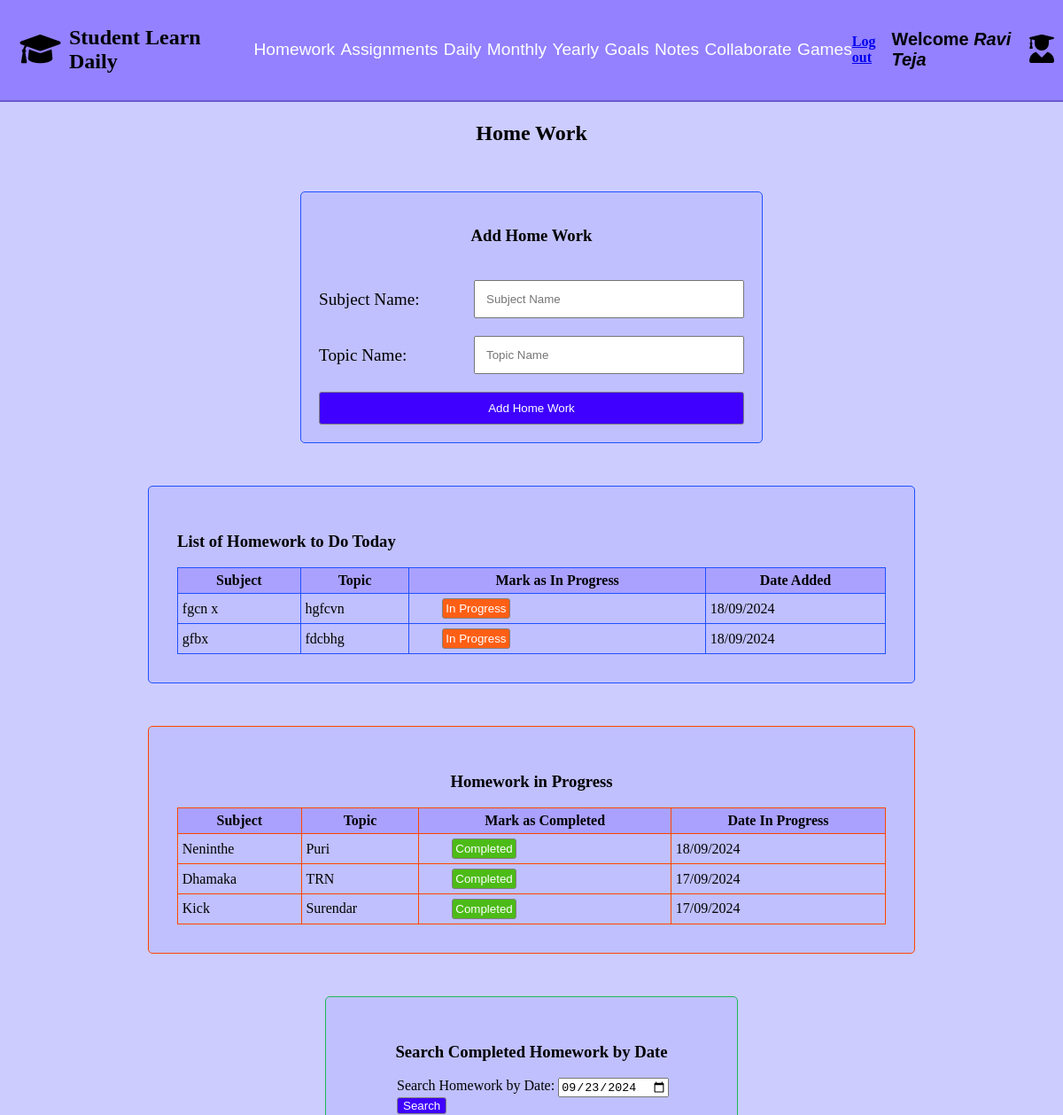
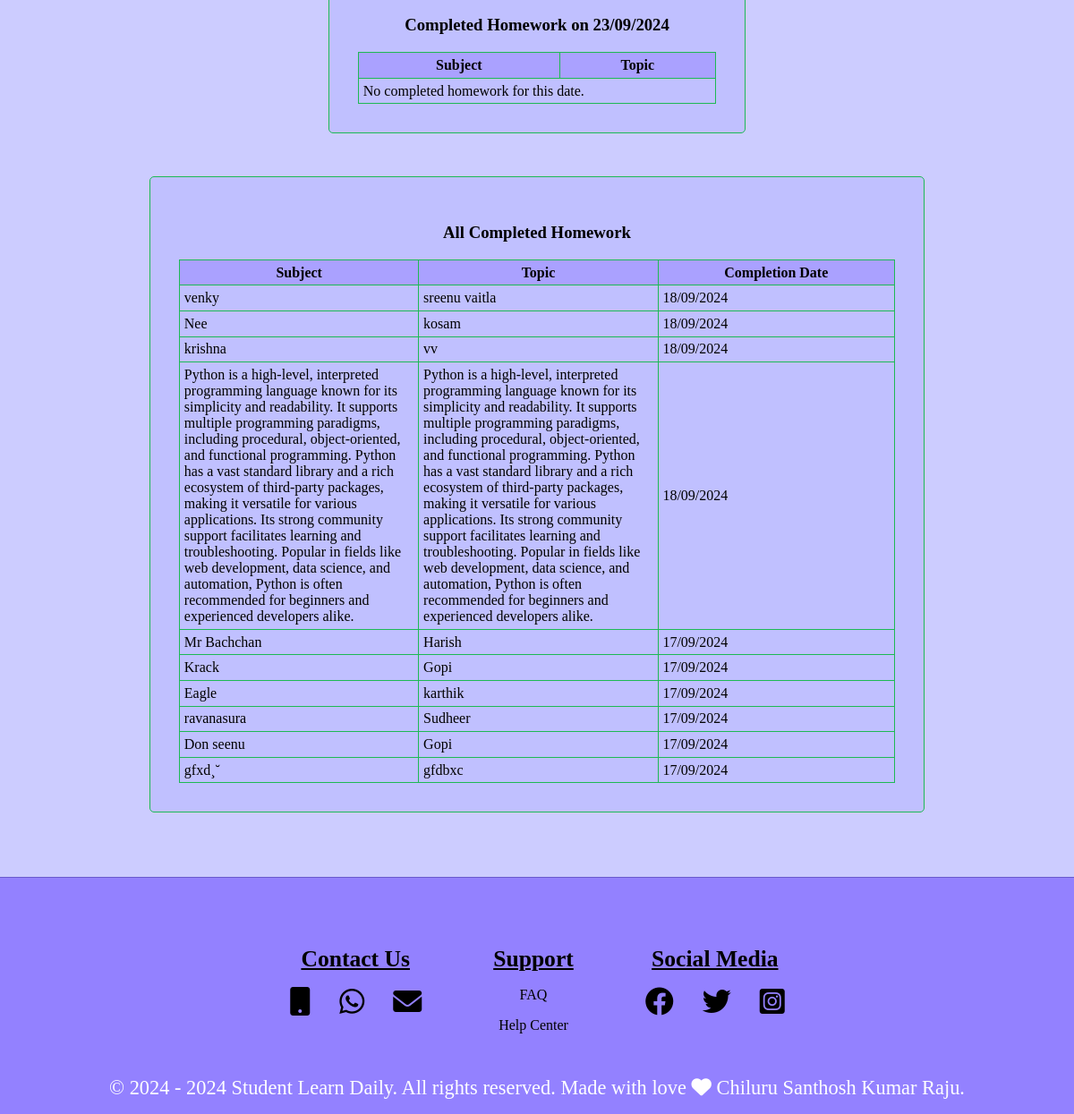
/studenthomework/7/, run on the app's committed database (2 pictures, top to bottom).
### studenthomeworkapp/models.py (models this page shows, shortened)
class StudentHomeworkModel(models.Model):
    student = models.ForeignKey(StudentRegistrationModel, on_delete=models.CASCADE, related_name='homeworks',null=True)
    subject_name = models.TextField(null=True)
    topic_name = models.TextField(null=True)
    status = models.CharField(max_length=500, default="To do",null=True)
    date = models.DateField(auto_now_add=True,null=True)

### studenthomeworkapp/views.py (the view, shortened to what this page needs)
# urls.py: path('studenthomework/<int:student_id>/', views.studenthomework, name='studenthomework'),
def studenthomework(request, student_id):
    student = get_object_or_404(StudentRegistrationModel, id=student_id)
    student_name = f"{student.first_name} {student.last_name}"
    form = StudentHomeworkForm()
    todos = StudentHomeworkModel.objects.filter(student=student, status='To do').order_by('-date')
    in_progress = StudentHomeworkModel.objects.filter(student=student, status='In Progress').order_by('-date')
    search_date_str = request.GET.get('homework-date', timezone.now().date())
    if isinstance(search_date_str, str):
        try:
            search_date = datetime.strptime(search_date_str, '%Y-%m-%d').date()
        except ValueError:
            search_date = timezone.now().date()
    else:
        search_date = search_date_str
    start_of_day = datetime.combine(search_date, datetime.min.time())
    end_of_day = start_of_day + timedelta(days=1)
    completed_homework = StudentHomeworkModel.objects.filter(
        student=student,
        status='Completed',
        date__gte=start_of_day.date(),
        date__lt=end_of_day.date()
    ).order_by('-date')
    all_completed_homework = StudentHomeworkModel.objects.filter(
        student=student,
        status='Completed'
    ).order_by('-date')
    return render(request, 'studenthomework.html', {
        'form': form,
        'student_id': student_id,
        'student_name': student_name,
        'todos': todos,
        'in_progress': in_progress,
        'completed_homework': completed_homework,
        'search_date': search_date,
        'all_completed_homework': all_completed_homework,
    })

### studenthomeworkapp/forms.py
class StudentHomeworkForm(forms.ModelForm):
    class Meta:
        model = StudentHomeworkModel
        fields = ['subject_name', 'topic_name']
        widgets = {
            'subject_name': forms.TextInput(attrs={'placeholder': 'Subject Name', 'class': 'text-input'}),
            'topic_name': forms.TextInput(attrs={'placeholder': 'Topic Name', 'class': 'text-input'}),
        }

### context_processors/user_context.py (called while the page is built)
def student_context(request):
    student_name = ""
    student_id = request.session.get('student_id')
    if student_id:
        try:
            student = StudentRegistrationModel.objects.get(pk=student_id)
            student_name = f"{student.first_name} {student.last_name}"
        except StudentRegistrationModel.DoesNotExist:
            student_name = ""
    return {
        'student_name': student_name
    }

### Student_Learn_Daily_Project/templates/studenthomework.html (shortened to what this page needs)
{% extends "studentloginbase.html" %}
{% load static %}
{% block css %}
    <link rel="stylesheet" href="{% static 'studenthomework.css' %}">
    <link rel="stylesheet" href="https://cdnjs.cloudflare.com/ajax/libs/font-awesome/6.0.0-beta3/css/all.min.css">
    <link rel="stylesheet" href="https://cdnjs.cloudflare.com/ajax/libs/toastr.js/latest/toastr.min.css">
{% endblock css %}
{% block content %}
<section class="Student-Homework-section">
    <h2 class="home-work-heading">Home Work</h2>
    <div class="add-homework-form">
        <form class="add-form" method="post">
            <h3 class="ahw-H">Add Home Work</h3>
            <div class="form-row">
                <label for="sname" class="label">Subject Name:</label>
                {{ form.subject_name }}
            </div>
            <div class="form-row">
                <label for="tname" class="label">Topic Name:</label>
                {{ form.topic_name }}
            </div>
            <input type="submit" value="Add Home Work" class="submit-button" name="add_homework">
        </form>
    </div>
    <div class="list-of-home-work">
        <h3>List of Homework to Do Today</h3>
        {% if todos %}
            <table class="list-hw-table">
                <tr>
                    <th>Subject</th>
                    <th>Topic</th>
                    <th>Mark as In Progress</th>
                    <th>Date Added</th>
                </tr>
                {% for homework in todos %}
                    <tr>
                        <td>{{ homework.subject_name }}</td>
                        <td>{{ homework.topic_name }}</td>
                        <td>
                            <form method="post" style="display:inline;">
                                <button type="submit" name="mark_in_progress" class="In-Progress-btn">In Progress</button>
                            </form>
                        </td>
                        <td>{{ homework.date|date:"d/m/Y" }}</td>
                    </tr>
                {% endfor %}
            </table>
        {% else %}
            <p>No homework to do yet.</p>
        {% endif %}
    </div>
    <div class="homework-in-progress">
        <h3 class="HIPH">Homework in Progress</h3>
        <table class="home-work-in-progress-tb">
            <tr>
                <th>Subject</th>
                <th>Topic</th>
                <th>Mark as Completed</th>
                <th>Date In Progress</th>
            </tr>
            {% if in_progress %}
                {% for homework in in_progress %}
                    <tr>
                        <td>{{ homework.subject_name }}</td>
                        <td>{{ homework.topic_name }}</td>
                        <td>
                            <form method="post" style="display:inline;">
                                <button type="submit" name="mark_completed" class="Complete-btn">Completed</button>
                            </form>
                        </td>
                        <td>{{ homework.date|date:"d/m/Y" }}</td>
                    </tr>
                {% endfor %}
            {% else %}
                <p>No homework in progress.</p>
            {% endif %}
        </table>
    </div>
    <div class="search-day-homework">
        <h3 class="SCHDH"> Search Completed Homework by Date</h3>
        <form class="SHD-form" method="get">
            <label for="homework-date">Search Homework by Date:</label>
            <input type="date" id="homework-date" name="homework-date" value="{{ search_date|date:'Y-m-d' }}" required>
            <button type="submit" class="Search-btn">Search</button>
        </form>
        <h3 class="SCHDH">Completed Homework on {{ search_date|date:"d/m/Y" }}</h3>
        <table class="particular-day-home-work-tb">
            <tr>
                <th>Subject</th>
                <th>Topic</th>
            </tr>
            {% if completed_homework %}
                {% for homework in completed_homework %}
                    <tr>
                        <td>{{ homework.subject_name }}</td>
                        <td>{{ homework.topic_name }}</td>
                    </tr>
                {% endfor %}
            {% else %}
                <tr>
                    <td colspan="2">No completed homework for this date.</td>
                </tr>
            {% endif %}
        </table>
    </div>
    <div class="completed-homework">
        <h3 class="ACHH">All Completed Homework</h3>
        <table class="ACH-tb">
            <tr>
                <th>Subject</th>
                <th>Topic</th>
                <th>Completion Date</th>
            </tr>
            {% if all_completed_homework %}
                {% for homework in all_completed_homework %}
                    <tr>
                        <td>{{ homework.subject_name }}</td>
                        <td>{{ homework.topic_name }}</td>
                        <td>{{ homework.date|date:"d/m/Y" }}</td>
                    </tr>
                {% endfor %}
            {% else %}
                <tr>
                    <td colspan="3">No completed homework.</td>
                </tr>
            {% endif %}
        </table>
    </div>
</section>
{% endblock %}

### Student_Learn_Daily_Project/static/studenthomework.css (style rules this page uses)
.Student-Homework-section { margin-top: 3.8rem; background-color: #CCCCFF; padding: 1.5rem; }
.home-work-heading { text-align: center; padding: 2rem; }
.ahw-H { text-align: center; }
.add-form { width: 25rem; height: auto; margin: 0 auto; padding: 1.25rem; border: 0.063rem solid #1F51FF; border-radius: 0.3125rem; display: flex; flex-direction: column; gap: 1.25rem; background-color: #C0C0FF; }
.form-row { display: flex; align-items: center; gap: 0.9375rem; }
.label { width: 7.5rem; font-size: 1.2rem; }
.text-input { flex: 1; padding: 0.5rem; box-sizing: border-box; }
.submit-button { width: auto; padding: 0.625rem 0.9375rem; background-color: #3F00FF; color: #fff; border: 0.1rem solid grey; border-radius: 0.1875rem; cursor: pointer; }
.list-of-home-work { width: 100%; max-width: 40rem; height: auto; border: 0.063rem solid #1F51FF; border-radius: 0.3125rem; padding: 2rem; margin: 3rem auto; background-color: #C0C0FF; }
.list-hw-table { width: 100%; border-collapse: collapse; }
.list-hw-table th, .list-hw-table td { border: 0.063rem solid #1F51FF; padding: 0.3rem; box-sizing: border-box; }
.list-hw-table th { background-color: #AAA1FF; }
.In-Progress-btn { width: auto; height: auto; padding: 0.2rem; background-color: #FF5F15; color: #fff; border: 0.1rem solid grey; border-radius: 0.1875rem; cursor: pointer; margin-left: 2rem; }
.HIPH { text-align: center; }
.homework-in-progress { width: 100%; max-width: 40rem; height: auto; margin: 0 auto; border: 0.063rem solid #FF4500; border-radius: 0.3125rem; padding: 2rem; margin: 3rem auto; background-color: #C0C0FF; }
.home-work-in-progress-tb { width: 100%; border-collapse: collapse; }
.home-work-in-progress-tb th, .home-work-in-progress-tb td { border: 0.063rem solid #FF4500; padding: 0.3rem; box-sizing: border-box; }
.home-work-in-progress-tb th { background-color: #AAA1FF; }
.Complete-btn { width: auto; height: auto; padding: 0.2rem; background-color: #4CBB17; color: #fff; border: 0.1rem solid grey; border-radius: 0.1875rem; cursor: pointer; margin-left: 2rem; }
.SCHDH { text-align: center; }
.SHD-form { margin-left: 3rem; }
.Search-btn { width: auto; height: auto; background-color: #3F00FF; color: #fff; border: 0.1rem solid grey; border-radius: 0.1875rem; cursor: pointer; }
.search-day-homework { width: 100%; max-width: 20rem; height: auto; margin: 0 auto; border: 0.063rem solid #1DB954; border-radius: 0.3125rem; padding: 2rem; margin: 3rem auto; background-color: #C0C0FF; }
.particular-day-home-work-tb { width: 100%; border-collapse: collapse; }
.particular-day-home-work-tb th, .particular-day-home-work-tb td { border: 0.063rem solid #1DB954; padding: 0.3rem; box-sizing: border-box; max-width: 8rem; overflow: hidden; text-overflow: ellipsis; }
.particular-day-home-work-tb th { background-color: #AAA1FF; }
.ACHH { text-align: center; }
.completed-homework { width: 100%; max-width: 25rem; height: auto; margin: 0 auto; border: 0.063rem solid #1DB954; border-radius: 0.3125rem; padding: 2rem; margin: 3rem auto; background-color: #C0C0FF; }
.ACH-tb { width: 100%; border-collapse: collapse; }
.ACH-tb th, .ACH-tb td { border: 0.063rem solid #1DB954; padding: 0.3rem; box-sizing: border-box; max-width: 8rem; overflow: hidden; text-overflow: ellipsis; }
.ACH-tb th { background-color: #AAA1FF; }
@media only screen and (min-width: 1141px) and (max-width: 1279px) { .add-form { width: 30rem; } }
@media only screen and (min-width: 1141px) and (max-width: 1279px) { .list-of-home-work, .homework-in-progress, .completed-homework { max-width: 50rem; } }
@media only screen and (min-width: 1141px) and (max-width: 1279px) { .search-day-homework { max-width: 25rem; } }
@media only screen and (min-width: 1141px) and (max-width: 1279px) { .label { width: 10rem; } }
@media only screen and (min-width: 1141px) and (max-width: 1279px) { .text-input { padding: 0.75rem; } }

### data on the page
StudentHomeworkModel: subject_name "fgcn x", topic_name "hgfcvn", date "18/09/2024"
StudentHomeworkModel: subject_name "gfbx", topic_name "fdcbhg", date "18/09/2024"
StudentHomeworkModel: subject_name "Neninthe", topic_name "Puri", date "18/09/2024"
StudentHomeworkModel: subject_name "Dhamaka", topic_name "TRN", date "17/09/2024"
StudentHomeworkModel: subject_name "Kick", topic_name "Surendar", date "17/09/2024"
StudentHomeworkModel: subject_name "venky", topic_name "sreenu vaitla", date "18/09/2024"
StudentHomeworkModel: subject_name "Nee", topic_name "kosam", date "18/09/2024"
StudentHomeworkModel: subject_name "krishna", topic_name "vv", date "18/09/2024"
StudentHomeworkModel: subject_name "Python is a high-level, interpreted programming language known for its simplicity and readability. It supports multiple programming paradigms, including procedural, object-oriented, and functional programming. Python has a vast standard library and a rich ecosystem of third-party packages, making it versatile for various applications. Its strong community support facilitates learning and troubleshooting. Popular in fields like web development, data science, and automation, Python is often recommended for beginners and experienced developers alike.", topic_name "Python is a high-level, interpreted programming language known for its simplicity and readability. It supports multiple programming paradigms, including procedural, object-oriented, and functional programming. Python has a vast standard library and a rich ecosystem of third-party packages, making it versatile for various applications. Its strong community support facilitates learning and troubleshooting. Popular in fields like web development, data science, and automation, Python is often recommended for beginners and experienced developers alike.", date "18/09/2024"
StudentHomeworkModel: subject_name "Mr Bachchan", topic_name "Harish", date "17/09/2024"
StudentHomeworkModel: subject_name "Krack", topic_name "Gopi", date "17/09/2024"
StudentHomeworkModel: subject_name "Eagle", topic_name "karthik", date "17/09/2024"
StudentHomeworkModel: subject_name "ravanasura", topic_name "Sudheer", date "17/09/2024"
StudentHomeworkModel: subject_name "Don seenu", topic_name "Gopi", date "17/09/2024"
StudentHomeworkModel: subject_name "gfxd¸˘", topic_name "gfdbxc", date "17/09/2024"

### other printed values
{{ student_name }} "Ravi Teja"
{{ search_date|date:"d/m/Y" }} "23/09/2024"
